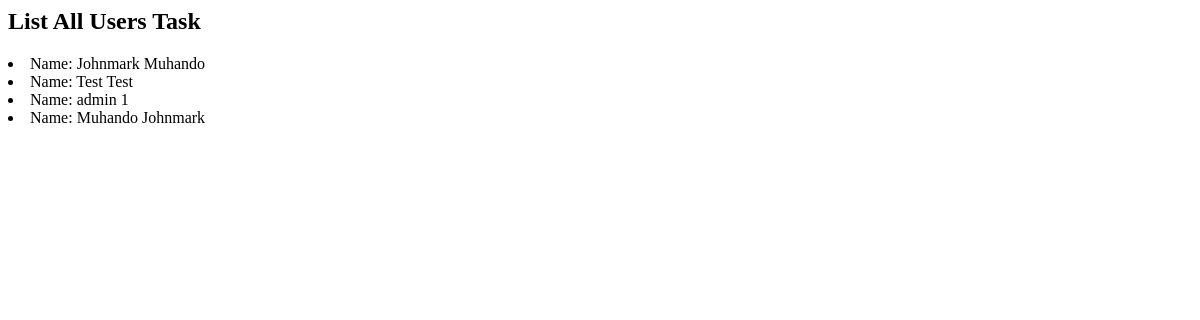
/users/list-users/, run on an earlier commit of the app's database.
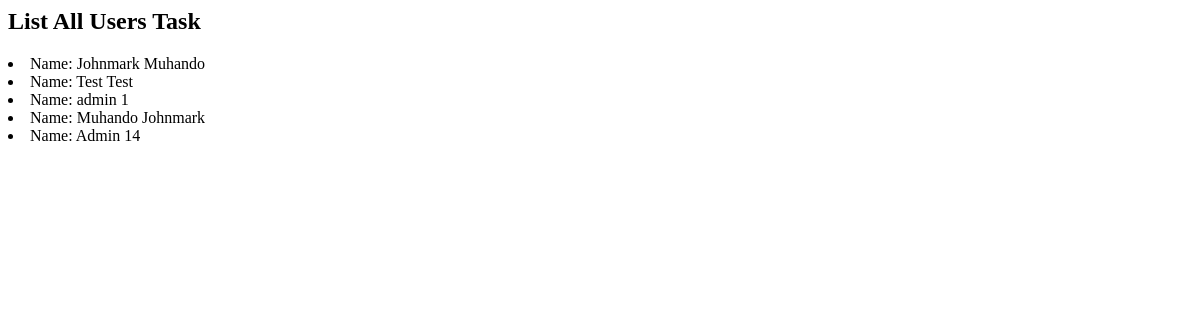
And on a later commit of the database.
### users/models.py (models this page shows)
class CustomUser(AbstractUser):
    email = models.EmailField(unique=True)
    bio = models.TextField(blank=True)
    USERNAME_FIELD = "email"
    REQUIRED_FIELDS = []
    def __str__(self):
        return f"Name: { self.first_name } { self.last_name }"

### users/views.py (the view)
# urls.py: path("list-users/", views.list_users, name="list-users"),
def list_users(request):
    users = User.objects.all()
    for user in users:
        print(user)
    return render(request, "registration/list_users.html", { "users": users })

### users/templates/registration/list_users.html (shortened to what this page needs)
{% extends "../base.html" %}
{% block header %}List All Users{% endblock %}
{% block content %}
{% for user in users %}
<li>
{{ user }}
</li>
{% endfor %}
{% endblock %}

What changed in the data, as far as the page shows it:
added CustomUser: first_name+last_name "Name: Admin 14"
